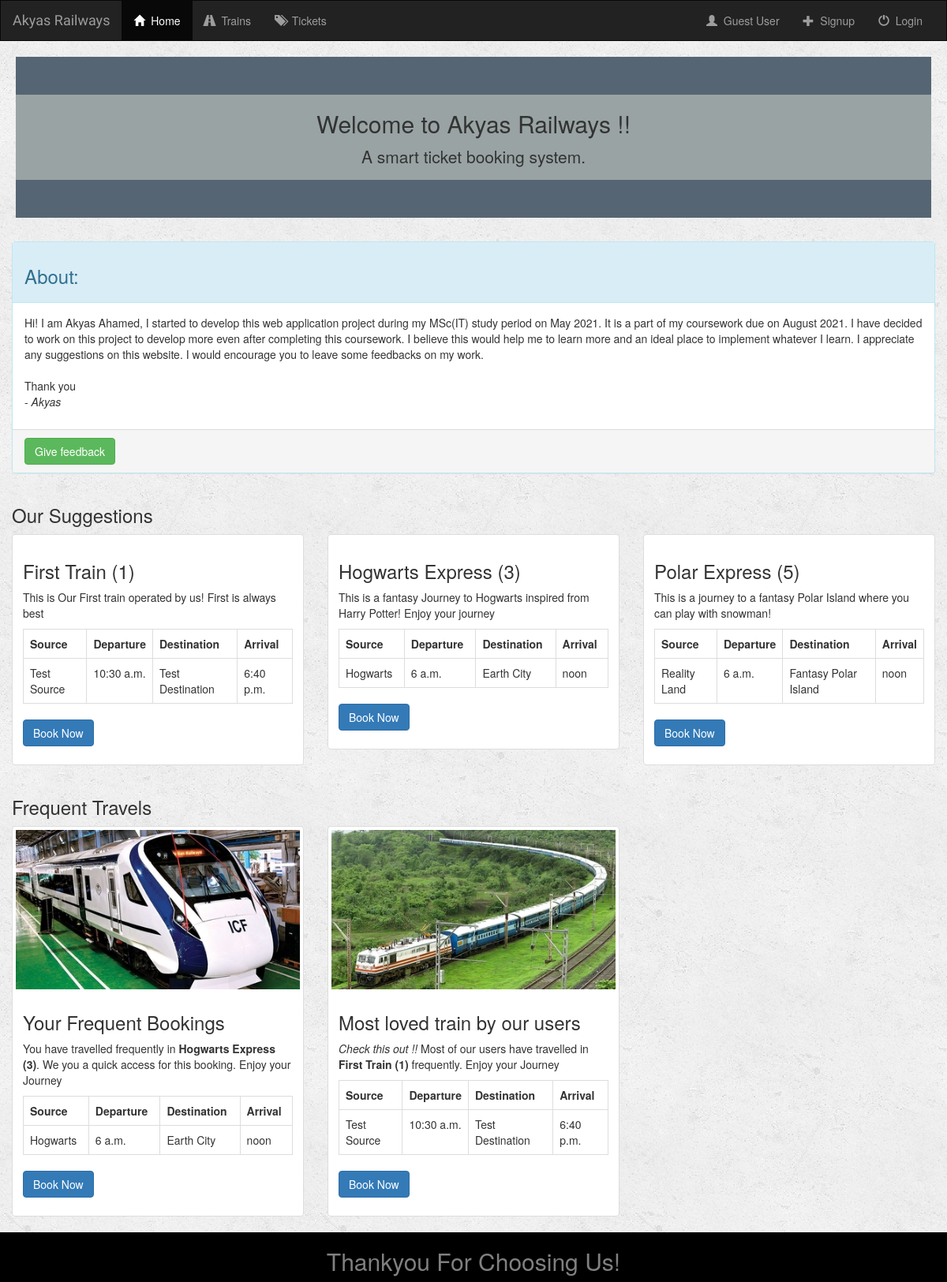
/home/, run on the app's committed database.
### app/models.py (models this page shows)
class Train(models.Model):
    name = models.CharField(max_length=50)
    source = models.CharField(max_length=50)
    destination = models.CharField(max_length=50)
    estimated_departure = models.TimeField()
    estimated_arrival = models.TimeField()
    operated_days = models.CharField(max_length=15, default="All Days")
    ticket_price = models.IntegerField(default=10)
    capacity = models.IntegerField(default=50)
    def __str__(self):
        return f"{self.name} ({self.pk})"

### app/views.py (the view)
# urls.py: path('home/', views.home, name='home'),
def home(request, feedback_received=False):
    if request.user.is_authenticated:
        context = {'user': request.user}
        template = 'app/home_user.html'
    else:
        context = {}
        template = 'app/home.html'
    frequent_train = get_frequent_train()
    print(f"Inside View Frequent_train:{frequent_train}")
    user_frequent_train = get_frequent_train(user=request.user)
    print(f"Inside View User Frequent_train:{user_frequent_train}")
    suggested_trains = [
        {
            "train": Train.objects.get(id=1),
            "description": "This is Our First train operated by us! First is always best"
        },
        {
            "train": Train.objects.get(id=3),
            "description": "This is a fantasy Journey to Hogwarts inspired from Harry Potter! Enjoy your journey"
        },
        {
            "train": Train.objects.get(id=5),
            "description": "This is a journey to a fantasy Polar Island where you can play with snowman!"
        }
    ]
    context.update({
        "suggested_trains": suggested_trains,
        "frequent_train": frequent_train,
        "user_frequent_train": user_frequent_train,
        "feedback_received": feedback_received
    })
    return render(request, template, context)

### app/views.py (called while the page is built)
def get_frequent_train(user=None):
    if user:
        ticket_objects = Ticket.objects.all()
    else:
        ticket_objects = Ticket.objects.filter(user=user)
    booked_trains = []
    for ticket in ticket_objects:
        booked_trains.append(ticket.journey.train)
    if len(booked_trains) <= 0:
        for train in Train.objects.all():
            booked_trains.append(train)
    frequently_booked_train = max(set(booked_trains), key=booked_trains.count)
    print(f"inside function {frequently_booked_train}")
    return frequently_booked_train

### app/templates/app/home.html
{% extends 'app/base.html' %}
{% block home_active %}active{% endblock %}
{% block base_body %}
    {% include 'app/home_template.html' %}
{% endblock %}

### app/templates/app/home_template.html (shortened to what this page needs)
{% load static %}
<div class="jumbotron"
     style="text-align: center; background:#566573; margin-left: 20px; margin-right: 20px ">
	<div class="container" style="background:#99A3A4" >
        <h2>Welcome to Akyas Railways !!</h2>
        <p> A smart ticket booking system.</p>
	</div>
</div>
<div class="container-fluid">
	<div class="panel panel-info">
		<div class="panel-heading">
            <h3> About: </h3>
        </div>
        <div class="panel-body">
            <p>
                Hi! I am Akyas Ahamed, I started to develop this web application project during my MSc(IT) study period on May 2021.
                It is a part of my coursework due on August 2021. I have decided to work on this project to develop more even after completing this coursework.
                I believe this would help me to learn more and an ideal place to implement whatever I learn. I appreciate any suggestions on this website.
                I would encourage you to leave some feedbacks on my work.
                <br><br> Thank you
                <br> - <em>Akyas</em>
            </p>
        </div>
		<div class="panel-footer">
			<button type="button" class="btn btn-success" data-toggle="modal" data-target="#feedbackForm" title="Feedback for this website">
                Give feedback
            </button>
		</div>
	</div>
</div>
<div class="container-fluid">
    <h3> Our Suggestions </h3>
    <div class="row">
        {% for suggestion in suggested_trains %}
        <div class="col-sm-6 col-md-4">
            <div class="thumbnail">
                <div class="caption">
                    <h3>{{suggestion.train}}</h3>
                    <p> {{suggestion.description}} </p>
                    <div class="table-responsive">
                        <table class="table table-bordered">
                            <tr>
                                <th> Source</th>
                                <th> Departure </th>
                                <th> Destination</th>
                                <th> Arrival </th>
                            </tr>
                            <tr>
                                <td> {{suggestion.train.source}} </td>
                                <td> {{suggestion.train.estimated_departure}} </td>
                                <td> {{suggestion.train.destination}} </td>
                                <td> {{suggestion.train.estimated_arrival}} </td>
                            </tr>
                        </table>
                    </div>
                    <p><a href="{% url 'app:booking' suggestion.train.id %}" class="btn btn-primary" role="button">Book Now</a></p>
                </div>
            </div>
        </div>
        {% endfor %}
    </div>
    <h3> Frequent Travels </h3>
    <div class="row">
        <div class="col-sm-6 col-md-4">
            <div class="thumbnail">
                <img src="{% static 'app/images/c2.jpg' %}" alt="Train 1">
                <div class="caption">
                    <h3>Your Frequent Bookings</h3>
                    <p>You have travelled frequently in <strong>{{user_frequent_train}}</strong>.
                        We you a quick access for this booking. Enjoy your Journey
                    </p>
                    <div class="table-responsive">
                        <table class="table table-bordered">
                            <tr>
                                <th> Source</th>
                                <th> Departure </th>
                                <th> Destination</th>
                                <th> Arrival </th>
                            </tr>
                            <tr>
                                <td> {{user_frequent_train.source}} </td>
                                <td> {{user_frequent_train.estimated_departure}} </td>
                                <td> {{user_frequent_train.destination}} </td>
                                <td> {{user_frequent_train.estimated_arrival}} </td>
                            </tr>
                        </table>
                    </div>
                    <p><a href="{% url 'app:booking' user_frequent_train.id %}" class="btn btn-primary" role="button">Book Now</a> </p>
                </div>
            </div>
        </div>
        <div class="col-sm-6 col-md-4">
            <div class="thumbnail">
                <img src="{% static 'app/images/c3.jpg' %}" alt="Train 1">
                <div class="caption">
                    <h3>Most loved train by our users</h3>
                    <p>
                        <em> Check this out !!</em> Most of our users have travelled in <strong>{{frequent_train}}</strong> frequently.
                        Enjoy your Journey
                    </p>
                    <div class="table-responsive">
                        <table class="table table-bordered">
                            <tr>
                                <th> Source</th>
                                <th> Departure </th>
                                <th> Destination</th>
                                <th> Arrival </th>
                            </tr>
                            <tr>
                                <td> {{frequent_train.source}} </td>
                                <td> {{frequent_train.estimated_departure}} </td>
                                <td> {{frequent_train.destination}} </td>
                                <td>{{frequent_train.estimated_arrival}}</td>
                            </tr>
                        </table>
                    </div>
                    <p><a href="{% url 'app:booking' frequent_train.id %}" class="btn btn-primary" role="button">Book Now</a> </p>
                </div>
            </div>
        </div>
    </div>
</div>

### app/static/app/style.css (style rules this page uses)
body { background: white url("images/whiteBG.png"); }

### data on the page
Train: train "First Train (1)", description "This is Our First train operated by us! First is always best", train.source "Test Source", train.estimated_departure "10:30 a.m.", train.destination "Test Destination", train.estimated_arrival "6:40 p.m.", name+id "First Train (1)", source "Test Source", estimated_departure "10:30 a.m.", destination "Test Destination", estimated_arrival "6:40 p.m."
Train: train "Hogwarts Express (3)", description "This is a fantasy Journey to Hogwarts inspired from Harry Potter! Enjoy your journey", train.source "Hogwarts", train.estimated_departure "6 a.m.", train.destination "Earth City", train.estimated_arrival "noon", name+id "Hogwarts Express (3)", source "Hogwarts", estimated_departure "6 a.m.", destination "Earth City", estimated_arrival "noon"
Train: train "Polar Express (5)", description "This is a journey to a fantasy Polar Island where you can play with snowman!", train.source "Reality Land", train.estimated_departure "6 a.m.", train.destination "Fantasy Polar Island", train.estimated_arrival "noon"
